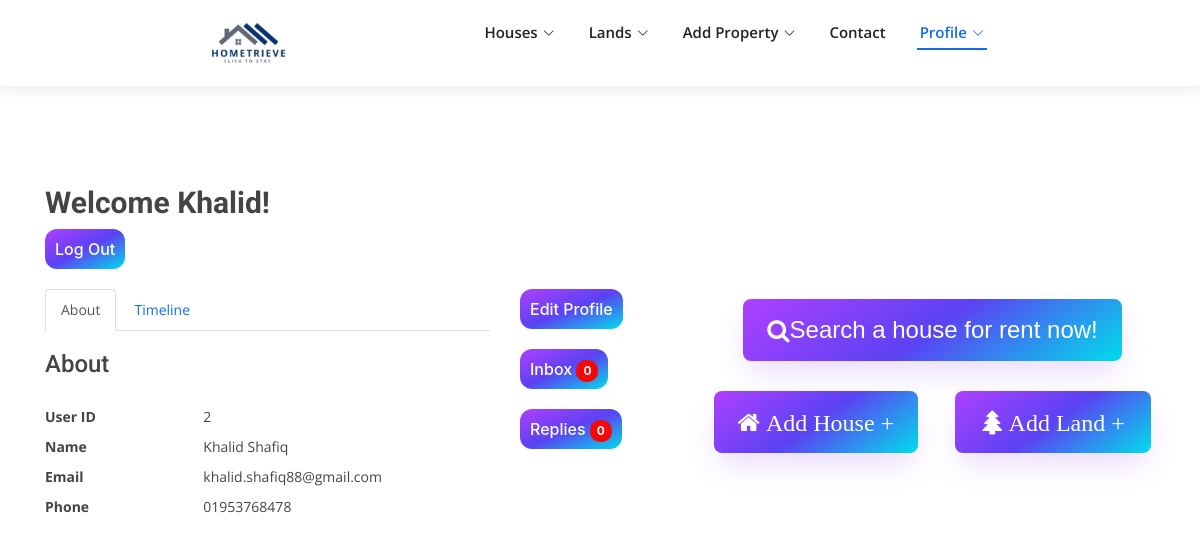
The app's page /user_profile.php (signed in) with its own data.
### tables this page shows
CREATE TABLE `user` (
  `id` int(6) NOT NULL,
  `first_name` varchar(255) NOT NULL,
  `last_name` varchar(255) NOT NULL,
  `email` varchar(255) NOT NULL,
  `contact` varchar(255) NOT NULL,
  `password` varchar(255) NOT NULL
);

### user_profile.php (the view, shortened to what this page needs)
<?php
include 'connection.php';
$userid = $_SESSION['userid'];
$sql = "SELECT * FROM user WHERE id='$userid'";
$result = mysqli_query($conn, $sql);
$row = mysqli_fetch_assoc($result);
$username=$row['first_name'];
$last_name = $row['last_name'];
$user_email=$row['email'];
$user_phone=$row['contact'];
$sql = "SELECT COUNT(*)
FROM contact_owner
WHERE onwer_id='$userid' AND status='Active'";
$result = mysqli_query($conn, $sql);
$row1 = mysqli_fetch_assoc($result);
$dbbadge= $row1['COUNT(*)'];
$sql = "SELECT COUNT(*)
FROM contact_owner
WHERE user_id='$userid' AND reply_status='Active'";
$result = mysqli_query($conn, $sql);
$row1 = mysqli_fetch_assoc($result);
$dbbadge1= $row1['COUNT(*)'];
?>
<!DOCTYPE html>
<html>
<head>
  <link rel="stylesheet" href="https://maxcdn.bootstrapcdn.com/bootstrap/4.5.2/css/bootstrap.min.css">
  <link rel="stylesheet" href="https://cdn.jsdelivr.net/npm/bootstrap-icons@1.4.1/font/bootstrap-icons.css">
  <link rel="stylesheet" href="https://cdnjs.cloudflare.com/ajax/libs/font-awesome/4.7.0/css/font-awesome.min.css">
  <link rel="stylesheet" href="https://maxcdn.bootstrapcdn.com/bootstrap/3.4.1/css/bootstrap.min.css">
  <link href="css/style.css" rel="stylesheet">
  <link rel="stylesheet" href="assets/css/user_profile.css">
</head>
<body>
  <header id="header" class="d-flex align-items-center">
    <div class="container d-flex align-items-center justify-content-between">
      <a href="index.php" class="logo"><img src="assets/image/logo1c.jpeg" alt="Hometrieve"></a>
      <nav id="navbar" class="navbar">
        <ul>
          <li class="dropdown"><a href="#team"><span>Houses</span> <i class="bi bi-chevron-down"></i></a>
          </li>
          <li class="dropdown"><a href=""><span>Lands</span> <i class="bi bi-chevron-down"></i></a>
          </li>
          <li class="dropdown"><a href="#team"><span>Add Property</span> <i class="bi bi-chevron-down"></i></a>
          </li>
          <li><a class="nav-link scrollto" href="contact_us.php">Contact</a></li>
          <?php
          if (empty($_SESSION['logged_in'])) echo '<li><a class="nav-link scrollto" href="login.php">Login</a></li>';
          else {
            echo '<li class="dropdown"><a class="nav-link scrollto active" href="#team"><span>Profile</span><i class="bi bi-chevron-down"></i></a>
            <ul style="text-align:center;">
                <li><span>Welcome</span></li>
                <li><span>' . $username . '</span></li>
                <li><a href="user_profile.php">Profile</a></li>
                <li><a href="logout.php">Logout</a></li>
              </ul>
          </li>';
          }
          ?>
        </ul>
      </nav>
    </div>
  </header>
  <br><br><br><br>
  <div class="container">
    <h2><strong>Welcome <?php echo $username; ?>!</strong></h2>
    <a class="button1"  href="logout.php" role="button">Log Out</a>
    <div class="row ">
      <div class="col-md-5 col-lg-5 col-sm-12">
        <br>
        <ul class="nav nav-tabs">
          <li class="active"><a data-toggle="tab" href="#about">About</a></li>
          <li><a data-toggle="tab" href="#timeline">Timeline</a></li>
        </ul>
        <div class="tab-content">
          <div id="about" class="tab-pane fade in active">
            <h3>About</h3>
            <br>
            <div class="row">
              <div class="col-md-4">
                <label>User ID</label>
              </div>
              <div class="col-md-6">
                <p><?php echo $userid; ?></p>
              </div>
            </div>
            <div class="row">
              <div class="col-md-4">
                <label>Name</label>
              </div>
              <div class="col-md-6">
                <p><?php echo $username." ".$last_name; ?></p>
              </div>
            </div>
            <div class="row">
              <div class="col-md-4">
                <label>Email</label>
              </div>
              <div class="col-md-6">
                <p><?php echo $user_email; ?></p>
              </div>
            </div>
            <div class="row">
              <div class="col-md-4">
                <label>Phone</label>
              </div>
              <div class="col-md-6">
                <p><?php echo $user_phone; ?></p>
              </div>
            </div>
          </div>
        </div>
      </div>
      <div class="col-md-2">
        <br>
        <a class="button1" href="edit_profile.php" role="button">Edit Profile</a>
        <br><br>
        <a class="button1" href="view_inbox.php"  ><span>Inbox  </span><span class="badge"><?php echo $dbbadge; ?></span></a>
        <br><br>
        <a class="button1" href="view_replies.php"  ><span>Replies  </span><span class="badge"><?php echo $dbbadge1; ?></span></a>
      </div>
      <div class="col-md-5 col-lg-5 col-sm-12">
        <div class="row pt-5">
          <button class="button2" role="button" onclick="window.location ='view_houses_rent.php'"><i class="fa fa-search"></i> Search a house for rent now!</button>
        </div>
        <div class="row pt-5">
          <button class="button2" onclick="window.location ='add_houses.php'" role="button"><i class="fa fa-home"> Add House + </i> </button>
          <br>
          <button class="button2" onclick="window.location ='add_lands.php'" role="button"><i class="fa fa-tree"> Add Land + </i></button>
        </div>
      </div>
    </div>
  </div>
</body>
</html>

### css/style.css (style rules this page uses)
body { font-family: "Open Sans", sans-serif; color: #444444; overflow-x: hidden; }
a { color: #106eea; text-decoration: none; }
h1, h2, h3, h4, h5, h6 { font-family: "Roboto", sans-serif; }
#header { background: #fff; transition: all 0.5s; z-index: 997; height: 86px; box-shadow: 0px 2px 15px rgba(0, 0, 0, 0.1); }
#header .logo { font-size: 30px; margin: 0; padding: 0; line-height: 1; font-weight: 600; letter-spacing: 0.8px; font-family: "Poppins", sans-serif; }
#header .logo img { max-height: 40px; }
.navbar { padding: 0; }
.navbar ul { margin: 0; padding: 0; display: flex; list-style: none; align-items: center; }
.navbar li { position: relative; }
.navbar > ul > li { white-space: nowrap; padding: 10px 0 10px 28px; }
.navbar a { display: flex; align-items: center; justify-content: space-between; padding: 0 3px; font-size: 15px; font-weight: 600; color: #222222; white-space: nowrap; transition: 0.3s; position: relative; }
.navbar a i { font-size: 12px; line-height: 0; margin-left: 5px; }
.navbar > ul > li > a:before { content: ""; position: absolute; width: 100%; height: 2px; bottom: -6px; left: 0; background-color: #106eea; visibility: hidden; width: 0px; transition: all 0.3s ease-in-out 0s; }
.navbar a:hover:before, .navbar li:hover > a:before, .navbar .active:before { visibility: visible; width: 100%; }
.navbar a:hover, .navbar .active, .navbar li:hover > a { color: #106eea; }

### assets/css/user_profile.css (style rules this page uses)
.button2 { margin: auto; border-radius: 8px; align-items: center; background-image: linear-gradient(144deg,#AF40FF, #5B42F3 50%,#00DDEB); box-shadow: rgba(151, 65, 252, 0.2) 0 15px 30px -5px; border: 0; font-family: Phantomsans, sans-serif; font-size: 20px; padding: 19px 24px; text-decoration: none; max-width: 200%; min-width: 140px; box-sizing: border-box; justify-content: center; line-height: 1em; touch-action: manipulation; white-space: nowrap; cursor: pointer; user-select: none; -webkit-user-select: none; color: #FFFFFF; display: flex; }
@media (min-width: 768px) { .button2 { font-size: 24px; min-width: 196px; } }
.button1 { background: linear-gradient(to bottom right, #AF40FF, #5B42F3 50%,#00DDEB); color: #FFFFFF; cursor: pointer; border: 0; border-radius: 12px; text-align: center; text-decoration: none; font-size: 16px; font-weight: 500; display: inline-block; font-family: -apple-system,system-ui,"Segoe UI",Roboto,Helvetica,Arial,sans-serif; outline: transparent; padding: 0 1rem; line-height: 2.5; touch-action: manipulation; white-space: nowrap; transition: box-shadow .2s ease-in-out; user-select: none; -webkit-user-select: none; }

### user_profile.php (style rules this page uses)
.badge { display: inline-block; min-width: 10px; padding: 5px 7px; font-size: 12px; font-weight: 700; line-height: 1; color: #fff; text-align: center; white-space: nowrap; vertical-align: middle; background-color: #f50707; border-radius: 10px; }
body { background-image: url('assets/image/up_bg.jpg'); background-repeat: no-repeat; background-attachment: fixed; background-size: cover; }

### records on screen
user: first_name "Khalid", last_name "Shafiq", email "khalid.shafiq88@gmail.com", contact "01953768478"

### other values on screen
$userid "2"
$dbbadge "0"
$dbbadge1 "0"
